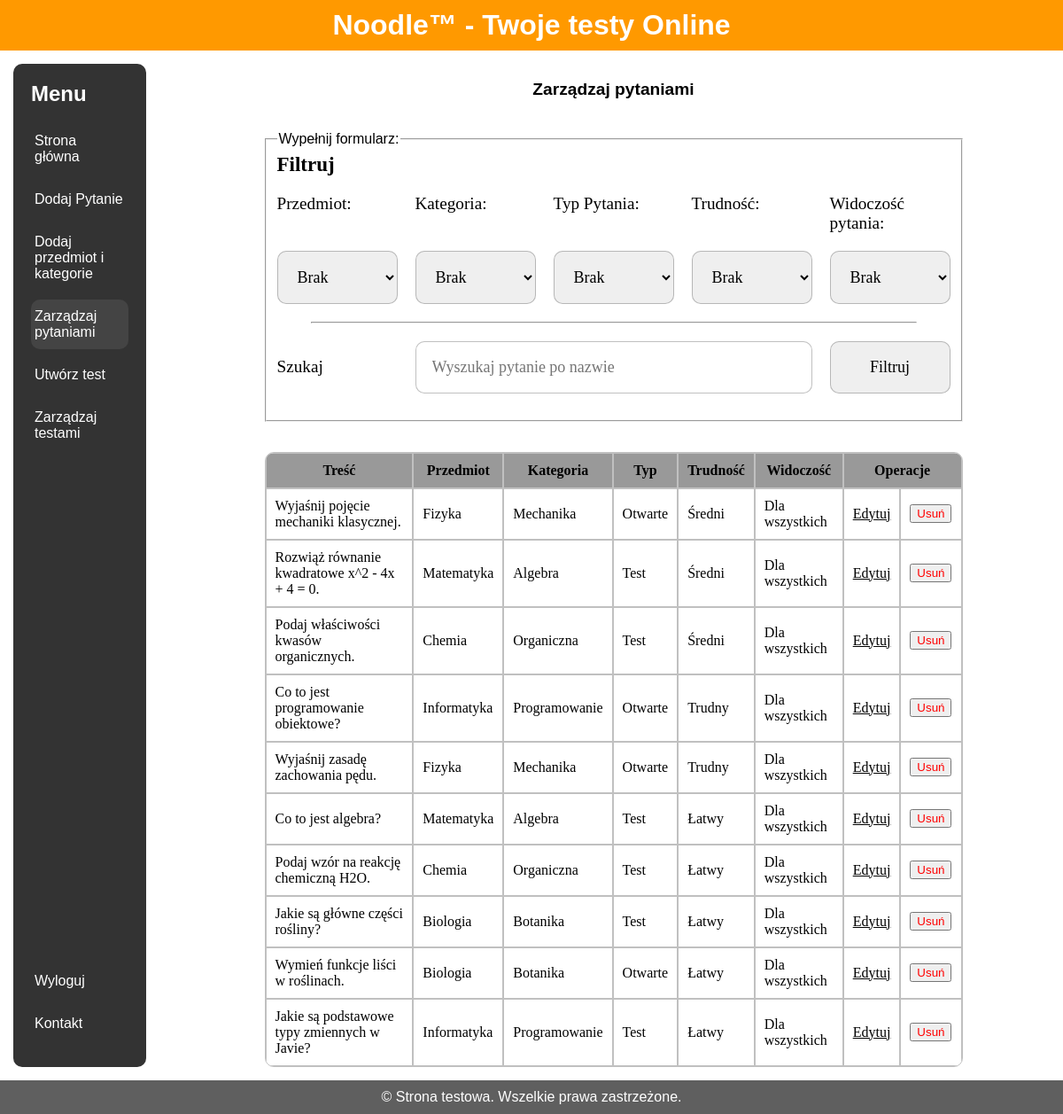
The app's page /Strona/html/panel_nauczyciela/zarz_pyt.php (signed in), older data.
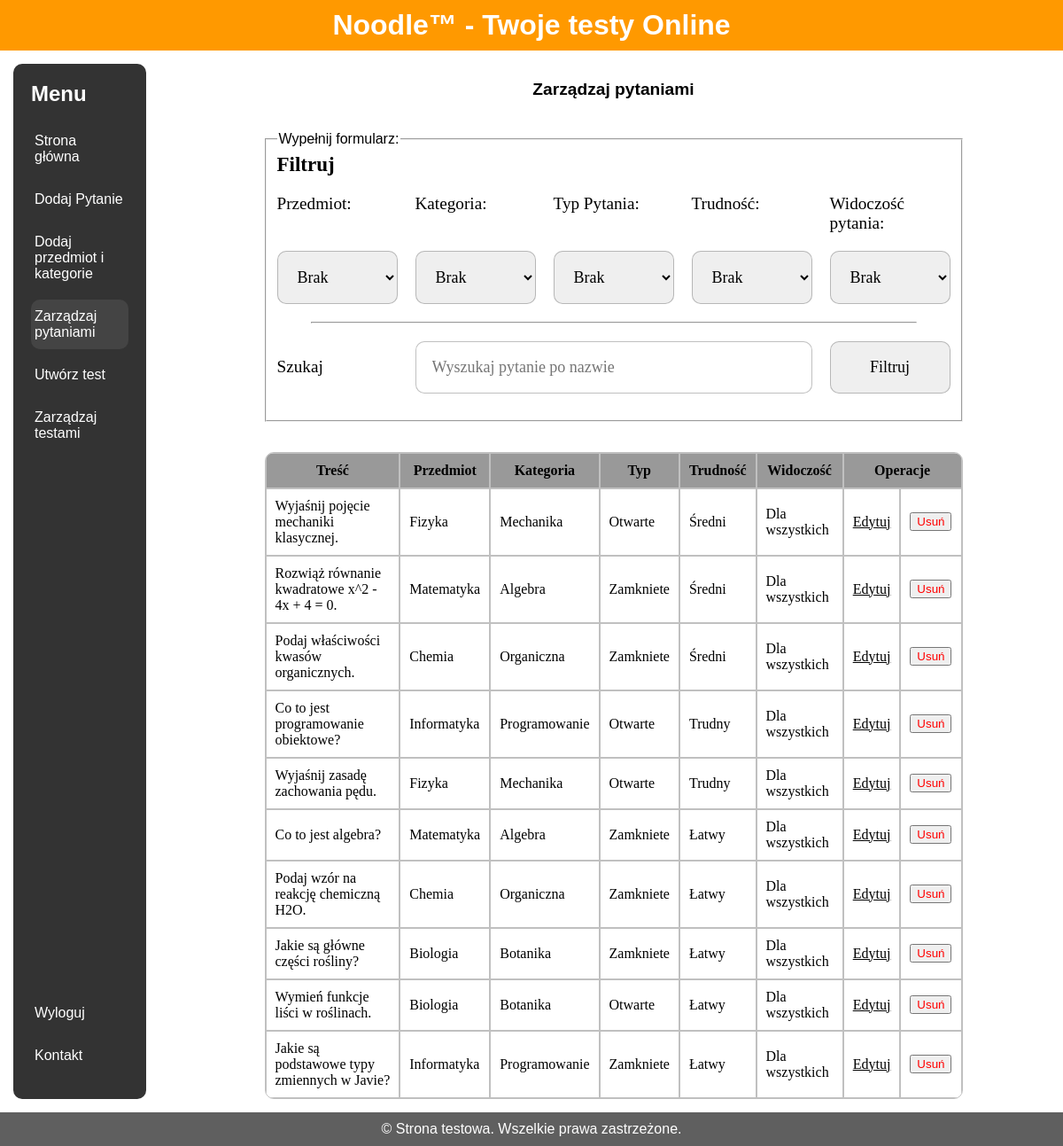
The same page, newer data.
### tables this page shows
CREATE TABLE `pytania` (
  `id` int(11) NOT NULL,
  `tresc` varchar(1000) NOT NULL,
  `przedmiot_id` int(11) NOT NULL,
  `kategoria_id` int(11) NOT NULL,
  `poziom_id` int(11) NOT NULL,
  `zdjecie` varchar(50) DEFAULT NULL,
  `autor` int(11) NOT NULL,
  `prywatnosc` tinyint(1) NOT NULL,
  `typ_pytania` int(11) NOT NULL
);

CREATE TABLE `przedmioty` (
  `id` int(11) NOT NULL,
  `nazwa` varchar(30) NOT NULL
);

CREATE TABLE `kategoria` (
  `id` int(11) NOT NULL,
  `nazwa` varchar(40) NOT NULL
);

CREATE TABLE `typ_pytania` (
  `id` int(11) NOT NULL,
  `nazwa_typu` varchar(15) NOT NULL
);

CREATE TABLE `poziom` (
  `id` int(11) NOT NULL,
  `trudnosc_nazwa` varchar(10) NOT NULL
);

### Strona/html/panel_nauczyciela/zarz_pyt.php (the view, shortened to what this page needs)
<!DOCTYPE html>
<html lang="en">
<head>
	<link rel="stylesheet" href="../styles.css">
</head>
<body>
	<?php
		$servername = "localhost";
		$username = "root";
		$password = "";
		$dbname = "baza";
		$conn = new mysqli($servername, $username, $password, $dbname);
	?>
	<div class="wrapper">
		<div class="header-content" id="head">
      		<h1>Noodle™ - Twoje testy Online</h1>
    		</div>
    		<div class="container">
      		<div class="sidebar" id="menu">
        		<ul>
				<h2>Menu</h2>
				<li><a href="strona_glowna.php" >Strona główna</a></li>
        <li><a href="dodaj.php">Dodaj Pytanie</a></li>
        <li><a href="dodaj_kat.php">Dodaj przedmiot i kategorie</a></li>
        <li><a href="zarz_pyt.php" class="aktualna-strona">Zarządzaj pytaniami</a></li>
        <li><a href="utworz_test.php">Utwórz test</a></li>
        <li><a href="zarz_testami.php">Zarządzaj testami</a></li>
        		</ul>
			<ul>
				<li>
    				<a href="../logowanie/logout.php">Wyloguj</a>
				</li>
				<li>
					<a href="../kontakt.php">Kontakt</a>
				</li>
			</ul>
      		</div>
			<div class="main-content" id="main">
				<div class="haslo" style="justify-content: flex-start;">
					<p>Zarządzaj pytaniami</p>
					<br><br>
					<fieldset style="width: 80%;margin-bottom:1em;">
						<legend>Wypełnij formularz:</legend>
						<form action="" method="GET" class="zarzadzaj">
							<p class="mid-width" style="grid-column: 1 / 3;">Filtruj</p>
							<p class="mid-width" style="grid-column: 4 / 6;"></p>
							<label for="przedmiot">Przedmiot:</label>
							<label for="kategoria">Kategoria:</label>
							<label for="typ">Typ Pytania:</label>
							<label for="poziom">Trudność:</label>
							<label for="prywatnosc">Widoczość pytania:</label>
							<select id="przedmiot" name="przedmiot">
								<?php
									$selected = isset($_GET['przedmiot']) ? $_GET['przedmiot'] : '0';
									echo '<option value="0" ' . ($selected == '0' ? 'selected' : '') . '>Brak</option>';
								?>
							</select>
							<select id="kategoria" name="kategoria">
								<?php
									$selected = isset($_GET['kategoria']) ? $_GET['kategoria'] : '0';
									echo '<option value="0" ' . ($selected == '0' ? 'selected' : '') . '>Brak</option>';
								?>
							</select>
							<select id="typ" name="typ">
								<?php
									$selected = isset($_GET['typ']) ? $_GET['typ'] : '0';
									echo '<option value="0" ' . ($selected == '0' ? 'selected' : '') . '>Brak</option>';
								?>
							</select>
							<select id="poziom" name="poziom">
								<?php
									$selected = isset($_GET['poziom']) ? $_GET['poziom'] : '0';
									echo '<option value="0" ' . ($selected == '0' ? 'selected' : '') . '>Brak</option>';
								?>
							</select>
							<select id="prywatnosc" name="prywatnosc">
								<option value="0">Brak</option>
							</select>
							<hr class="full-width" style="width: 90%; margin: auto;">
							<label for="tresc" style="align-self: center;">Szukaj</label>
							<?php
								$selected = isset($_GET['tresc']) ? $_GET['tresc'] : '';
								echo '<input type="text" id="tresc" name="tresc" placeholder="Wyszukaj pytanie po nazwie" value="' . $selected . '" style="grid-column: 2 / 5;" >';
							?>
							<input type="submit" style="grid-column: 5 / 6;" value="Filtruj">
						</form>
					</fieldset>
					<br>
					<div class="pytania">
						<table>
							<tbody>
								<tr>
									<th class="szerokie">Treść</th>
									<th>Przedmiot</th>
									<th>Kategoria</th>
									<th>Typ</th>
									<th>Trudność</th>
									<th>Widoczość</th>
									<th colspan="2">Operacje</th>
								</tr>
                                <?php
                                    $sql = "SELECT pytania.id, pytania.tresc, przedmioty.nazwa AS przedmiot, kategoria.nazwa AS kategoria, typ_pytania.nazwa_typu AS typ, poziom.trudnosc_nazwa AS trudnosc, pytania.prywatnosc AS widocznosc
									FROM Pytania
									INNER JOIN Przedmioty ON pytania.przedmiot_id = przedmioty.id
									INNER JOIN Kategoria ON pytania.kategoria_id = kategoria.id
									INNER JOIN Typ_pytania ON pytania.typ_pytania = typ_pytania.id
									INNER JOIN Poziom ON pytania.poziom_id = poziom.id";
                                    $result = $conn->query($sql);
                                    if ($result->num_rows > 0) {
                                        while($row = $result->fetch_assoc()) {
                                            echo '
                                            <tr>
                                                <td>' . $row['tresc'] . '</td>
                                                <td>' . $row['przedmiot'] . '</td>
                                                <td>' . $row['kategoria'] . '</td>
                                                <td>' . $row['typ'] . '</td>
                                                <td>' . $row['trudnosc'] . '</td>
                                                <td>' . ($row['widocznosc'] === '1' ? 'Tylko dla mnie' : 'Dla wszystkich') . '</td>
                                                <td style="text-align:center;">
													<a href="dodaj.php?id=' . $row['id'] . '">Edytuj</a>
												</td>
												<form method="POST" class="zarzadzaj">
													<input type="hidden" name="question_id" value="'.$row['id'].'">
													<td style="text-align:center;">
														<button type="submit" name="delete_question" class="delete" style="color: red;">Usuń</button>
													</td>
												</form>
                                            </form></td>
                                            </tr>';
                                        }
                                    }
                                    else {
                                        echo '<tr><td colspan="7">Brak pytań do wyświetlenia.</td></tr>';
                                    }
                                ?>
							</tbody>
						</table>
					</div>
				</div>
			</div>
    	</div>
		<div class="footer" id="stopka">
			<p>&copy; Strona testowa. Wszelkie prawa zastrzeżone.</p>
		</div>
	</div>
</body>
</html>

### Strona/html/styles.css (style rules this page uses)
* { box-sizing: border-box; margin: 0; }
body { font-family: Arial, sans-serif; display: flex; min-height: 100vh; flex-direction: column; }
.header-content { background-color: #ff9900; color: #fff; padding: 10px 0; text-align: center; position: sticky; width: 100%; top: 0; z-index: 1000; }
.header-content h1 { margin: 0; }
.wrapper { flex: 1; display: flex; flex-direction: column; }
.container { display: flex; flex: 1; align-items: flex-start; }
.sidebar { display: flex; flex-direction: column; background-color: #333; color: #fff; position: sticky; width: 12%; min-width: 150px; padding: 20px; margin: 15px; margin-right: 20px; border-radius: 10px; top: 0px; left: 0; height: auto; z-index: 900; overflow-y: auto; justify-content: space-between; }
.sidebar h2 { margin-bottom: 20px; }
.sidebar ul { list-style-type: none; padding: 0; margin-bottom: 0; }
.sidebar ul li { margin-bottom: 10px; }
.sidebar ul li a { color: #fff; text-decoration: none; display: block; padding: 10px 4px; }
.aktualna-strona { background-color: #444; border-radius: 10px; }
.main-content { display: flex; flex: 1; flex-direction: column; justify-content: center; padding: 15px; flex-wrap: wrap; }
.footer { background-color: #5f5f5f; color: #fff; text-align: center; padding: 10px 0; }
form { display: grid; grid-template-columns: 1fr 1fr; gap: 20px; margin-bottom: 20px; font-family: calibri; font-size: larger; }
.full-width { grid-column: 1 / 3; position: relative; height: 100%; }
.haslo { display: flex; align-items: center; justify-content: center; min-width: 300px; flex-direction: column; }
.haslo > p { font-weight: bold; font-size: larger; }
input,textarea { padding: 1em; font-family: calibri; width: 100%; font-size: large; border: 1px solid #70707070; resize: vertical; border-radius:10px; }
table { position: relative; border-spacing: 0; font-family: calibri; z-index: 2; border: solid 1px #70707070; border-radius: 10px; overflow: hidden; }
td, th { padding: 10px; border: solid 1px #70707070; background-clip: padding-box; }
td { background-color: white; }
th { background-color: #999; }
td > a, td > a:visited { text-decoration: underline; color: black; }
.pytania { width: 80%; display: flex; align-items: center; justify-content: center; min-width: 300px; flex-direction: column; }
.pytania > table { width: 100%; }
.zarzadzaj { display: grid; grid-template-columns: 1fr 1fr 1fr 1fr 1fr; gap: 20px; margin-bottom: 20px; font-family: calibri; font-size: larger; }
.zarzadzaj > .full-width { grid-column: 1 / 6; position: relative; height: 100%; }
.zarzadzaj > .mid-width { position: relative; height: 100%; font-weight: bolder; font-size: larger; }
select { padding: 1em; font-family: calibri; width: 100%; font-size: large; border: 1px solid #70707070; resize: vertical; border-radius: 10px; }

Row changes from the older to the newer data that the page shows:
changed pytania "Rozwiąż równanie kwadratowe x^2 - 4x + 4 = 0.": typ_pytania.nazwa_typu "Test" → "Zamkniete"
changed pytania "Podaj właściwości kwasów organicznych.": typ_pytania.nazwa_typu "Test" → "Zamkniete"
changed pytania "Co to jest algebra?": typ_pytania.nazwa_typu "Test" → "Zamkniete"
changed pytania "Podaj wzór na reakcję chemiczną H2O.": typ_pytania.nazwa_typu "Test" → "Zamkniete"
changed pytania "Jakie są główne części rośliny?": typ_pytania.nazwa_typu "Test" → "Zamkniete"
changed pytania "Jakie są podstawowe typy zmiennych w Javie?": typ_pytania.nazwa_typu "Test" → "Zamkniete"
